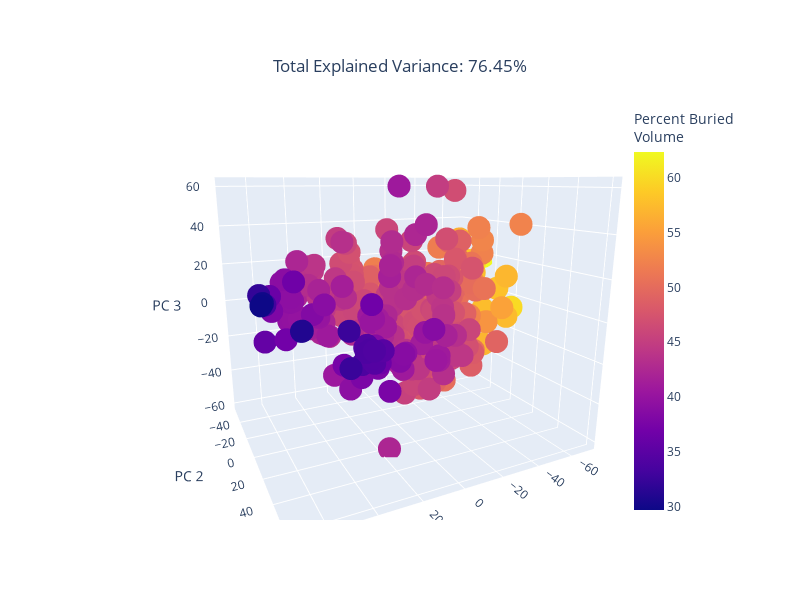

Notebook code cell kept with this figure:
### Markdown cell above
### Generate PCA map with V_bur descriptors - find out cluster combinations through this

### Code cell
A_B_NBO_values = X_nbo['A-B_NBO'].tolist()
float_values = [float(value) for value in A_B_NBO_values]

A_NBO_values = X_nbo['A_NBO'].tolist()
float_values = [float(value) for value in A_NBO_values]

vbur_values = X_vbur['Total % VBur'].tolist()
vbur_values = [float(value) for value in vbur_values]

vbur_max_values = X_vbur['% VBur max'].tolist()
vbur_max_values = [float(value) for value in vbur_max_values]

pca = PCA(n_components=3)
components = pca.fit_transform(X_vbur)

total_var = pca.explained_variance_ratio_.sum() * 100

fig = px.scatter_3d(
    components,
    x=0,
    y=1,
    z=2,
    # text=names,
    color = percent_buried_volume,
    title=f'Total Explained Variance: {total_var:.2f}%',
    labels={'0': 'PC 1', '1': 'PC 2', '2': 'PC 3'}
)

fig.update_layout(width=800, 
                  height=600,
                  coloraxis_colorbar=dict(
                  title=dict(text="Percent Buried<br>Volume",
                             side="top"),
                  x=0.85,  # Position the legend closer to the scatter plot
                  y=0.5,
                  xanchor='left',
                  yanchor='middle'),
                  title=dict(
                  x=0.5,          # Horizontal position (centered)
                  y=0.9,          # Vertical position (closer to the plot)
                  xanchor='center',
                  yanchor='top'
                    ) 
                 )
fig.show()

### Figure 1 — Plotly figure (JSON) as saved in the notebook; plotly's stock layout.template omitted (floating-point values rounded to 4 significant figures; data arrays with more than 128 entries replaced by an {"elided": "..."} marker saying what was removed)
{"data": [{"hovertemplate": "PC 1=%{x}<br>PC 2=%{y}<br>PC 3=%{z}<br>color=%{marker.color}<extra></extra>", "legendgroup": "", "marker": {"color": {"elided": "376 float values"}, "coloraxis": "coloraxis", "symbol": "circle"}, "mode": "markers", "name": "", "scene": "scene", "showlegend": false, "type": "scatter3d", "x": {"elided": "376 float values"}, "y": {"elided": "376 float values"}, "z": {"elided": "376 float values"}}], "layout": {"coloraxis": {"colorbar": {"title": {"side": "top", "text": "Percent Buried<br>Volume"}, "x": 0.85, "xanchor": "left", "y": 0.5, "yanchor": "middle"}, "colorscale": [[0, "#0d0887"], [0.1111, "#46039f"], [0.2222, "#7201a8"], [0.3333, "#9c179e"], [0.4444, "#bd3786"], [0.5556, "#d8576b"], [0.6667, "#ed7953"], [0.7778, "#fb9f3a"], [0.8889, "#fdca26"], [1, "#f0f921"]]}, "height": 600, "legend": {"tracegroupgap": 0}, "scene": {"aspectmode": "auto", "aspectratio": {"x": 1.125, "y": 0.9241, "z": 0.962}, "camera": {"center": {"x": 0, "y": 0, "z": 0}, "eye": {"x": 0.8091, "y": 1.648, "z": 0.4701}, "projection": {"type": "perspective"}, "up": {"x": 0, "y": 0, "z": 1}}, "domain": {"x": [0, 1], "y": [0, 1]}, "xaxis": {"title": {"text": "PC 1"}, "type": "linear"}, "yaxis": {"title": {"text": "PC 2"}, "type": "linear"}, "zaxis": {"title": {"text": "PC 3"}, "type": "linear"}}, "title": {"text": "Total Explained Variance: 76.45%", "x": 0.5, "xanchor": "center", "y": 0.9, "yanchor": "top"}, "width": 800}}
